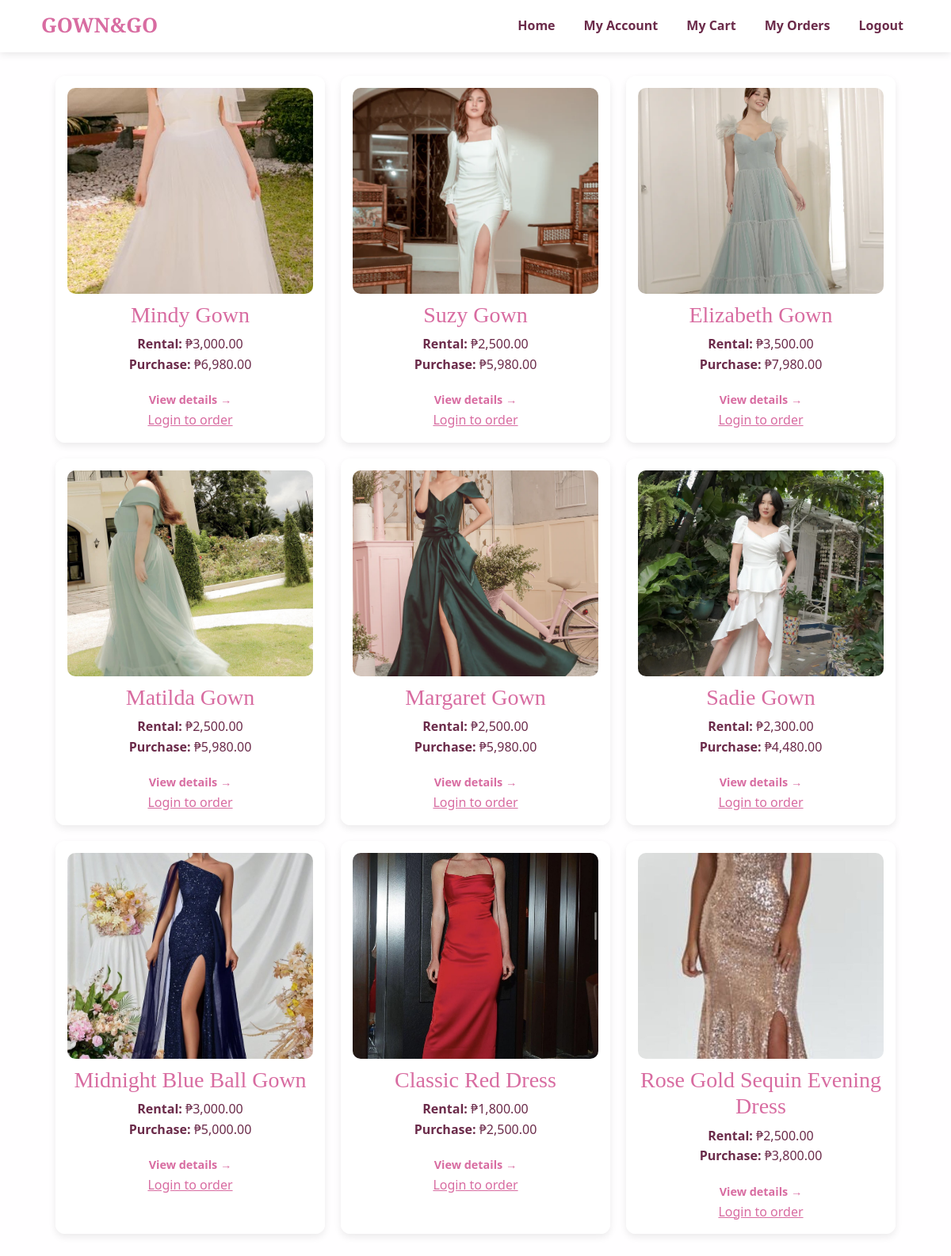
The app's page /gown_and_go/client_home.php with its own data.
### tables this page shows
CREATE TABLE `items` (
  `item_id` int(11) NOT NULL,
  `name` varchar(255) NOT NULL,
  `description` text DEFAULT NULL,
  `rental_price` decimal(10,2) NOT NULL,
  `purchase_price` decimal(10,2) NOT NULL,
  `status` enum('Available','Out of Stock','Rented') NOT NULL DEFAULT 'Available',
  `stock` int(11) NOT NULL DEFAULT 0,
  `image` varchar(255) DEFAULT NULL,
  `created_at` datetime DEFAULT current_timestamp()
);

### gown_and_go/client_home.php (the view, shortened to what this page needs)
<?php
include 'config.php';
$items_q = mysqli_query($conn, "
    SELECT item_id, name, description, rental_price, purchase_price, stock, image
    FROM items
    ORDER BY created_at DESC
");
?>
<!DOCTYPE html>
<html lang="en">
<head>
    <link rel="stylesheet" href="https://cdn.jsdelivr.net/npm/bootstrap@5.3.8/dist/css/bootstrap.min.css">
    <link rel="stylesheet" href="inclusion/stylesheet.css">
</head>
<body>
    <?php include 'inclusion/nav.php'; ?>
<div class="gown-container">
<?php while ($item = mysqli_fetch_assoc($items_q)): ?>
    <?php
        $imagePath = (!empty($item['image']))
            ? "uploads/" . $item['image']
            : "https://via.placeholder.com/300x260?text=No+Image";
    ?>
    <div class="gown-card">
        <img src="<?php echo $imagePath; ?>" alt="<?php echo htmlspecialchars($item['name']); ?>">
        <h3><?php echo htmlspecialchars($item['name']); ?></h3>
        <p>
            <strong>Rental:</strong> ₱<?php echo number_format($item['rental_price'], 2); ?><br>
            <strong>Purchase:</strong> ₱<?php echo number_format($item['purchase_price'], 2); ?>
        </p>
        <a class="view-link" href="view_item.php?id=<?php echo $item['item_id']; ?>">View details →</a>
        <?php if (!isset($_SESSION['user_id'])): ?>
            <br><a href="login.php" style="color:#d86ca1;">Login to order</a>
        <?php endif; ?>
    </div>
<?php endwhile; ?>
</div>
</body>
</html>

### gown_and_go/inclusion/stylesheet.css (style rules this page uses)
* { box-sizing: border-box; }
html, body { margin: 0; padding: 0; box-sizing: border-box; }
body { font-family: 'Segoe UI', Tahoma, Geneva, Verdana, sans-serif; background: url('https://i.pinimg.com/1200x/63/01/8a/63018a11c5ad770ed2eec2d2587cea74.jpg') no-repeat center center fixed; background-size: cover; color: #6b2b4a; line-height: 1.6; position: relative; }
body::before { content: ""; position: fixed; inset: 0; background-color: rgba(245, 230, 240, 0.04); z-index: -1; }

### gown_and_go/client_home.php (style rules this page uses)
.gown-container { max-width: 1100px; margin: 30px auto; display: grid; grid-template-columns: repeat(auto-fit, minmax(260px, 1fr)); gap: 20px; padding: 0 20px; }
.gown-card { background: rgba(255,255,255,0.88); border-radius: 12px; padding: 15px; text-align: center; box-shadow: 0 4px 10px rgba(0,0,0,0.08); }
.gown-card img { width: 100%; height: 260px; object-fit: cover; border-radius: 10px; }
.gown-card h3 { margin-top: 10px; color: #d86ca1; font-family: 'Playfair Display', serif; }
.view-link { display: inline-block; margin-top: 4px; font-size: 0.9rem; text-decoration: none; color: #d86ca1; font-weight: 600; }

### records on screen
items: image (picture), name "Mindy Gown", rental_price "3,000.00", purchase_price "6,980.00"
items: image (picture), name "Suzy Gown", rental_price "2,500.00", purchase_price "5,980.00"
items: image (picture), name "Elizabeth Gown", rental_price "3,500.00", purchase_price "7,980.00"
items: image (picture), name "Matilda Gown", rental_price "2,500.00", purchase_price "5,980.00"
items: image (picture), name "Margaret Gown", rental_price "2,500.00", purchase_price "5,980.00"
items: image (picture), name "Sadie Gown", rental_price "2,300.00", purchase_price "4,480.00"
items: image (picture), name "Midnight Blue Ball Gown", rental_price "3,000.00", purchase_price "5,000.00"
items: image (picture), name "Classic Red Dress", rental_price "1,800.00", purchase_price "2,500.00"
items: image (picture), name "Rose Gold Sequin Evening Dress", rental_price "2,500.00", purchase_price "3,800.00"
